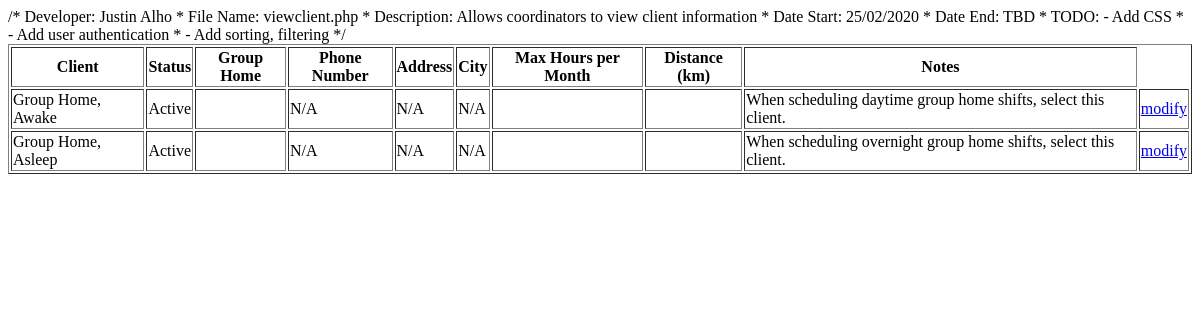
/webPages/php/testPages/viewclient.php, run on an earlier commit of the app's database.
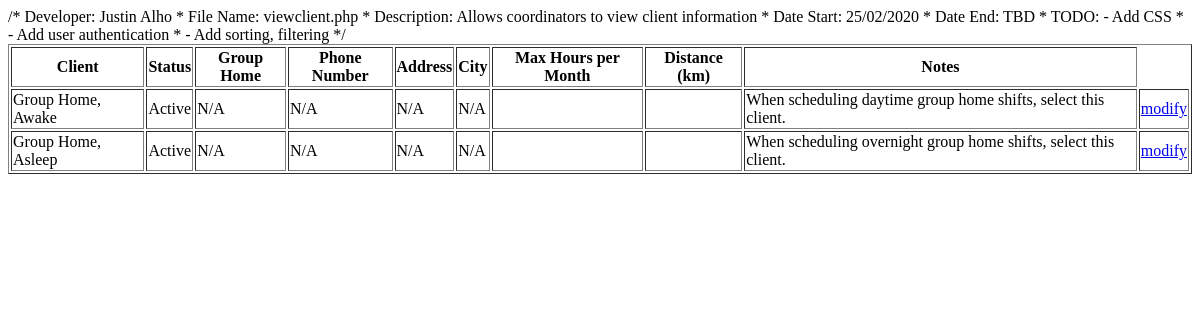
And on a later commit of the database.
### tables this page shows
CREATE TABLE CLIENT
(
	CLIENT_ID int NOT NULL AUTO_INCREMENT,
	GH_ID int NOT NULL,
	CLIENT_STATUS char(1) NOT NULL DEFAULT 'A',
	CLIENT_FNAME varchar(20) NOT NULL,
	CLIENT_LNAME varchar(20) NOT NULL,
	CLIENT_PHONE varchar(15),
	CLIENT_ADDRESS varchar(50),
	CLIENT_CITY varchar(20),
	CLIENT_MAX_HOURS int(3),
	CLIENT_KM int(3),
	CLIENT_NOTES text,
	PRIMARY KEY (CLIENT_ID),
	FOREIGN KEY (GH_ID) REFERENCES GROUP_HOME(GH_ID),
	FOREIGN KEY (CLIENT_STATUS) REFERENCES C_S_STATUS(C_S_STATUS_CODE)
);

CREATE TABLE C_S_STATUS
(
	C_S_STATUS_CODE char(1) NOT NULL,
	C_S_STATUS_NAME varchar(15) NOT NULL,
	PRIMARY KEY (C_S_STATUS_CODE)
);

CREATE TABLE GROUP_HOME
(
	GH_ID int NOT NULL AUTO_INCREMENT,
	STAFF_ID int,
	GH_STATUS char(1) NOT NULL DEFAULT 'A',
	GH_NAME varchar(20) NOT NULL,
	GH_PHONE varchar(15),
	GH_ADDRESS varchar(50),
	GH_CITY varchar(20),
	PRIMARY KEY (GH_ID),
	FOREIGN KEY (STAFF_ID) REFERENCES STAFF(STAFF_ID),
	FOREIGN KEY (GH_STATUS) REFERENCES C_S_STATUS(C_S_STATUS_CODE)
);

### webPages/php/testPages/viewclient.php (the view, shortened to what this page needs)
<html>
    <head>
    </head>
    <body>
        <?php
			$username = 'Coordinator';
			$password = 'Password1';
			$conn = new PDO("mysql:host=localhost; dbname=edenbridgetest", $username, $password);
			$sql = $conn->prepare("SELECT CLIENT_ID, C_S_STATUS_NAME, GH_NAME, CLIENT_FNAME, CLIENT_LNAME, CLIENT_PHONE, CLIENT_ADDRESS, CLIENT_CITY, CLIENT_MAX_HOURS, CLIENT_KM, CLIENT_NOTES
			FROM CLIENT
			LEFT JOIN C_S_STATUS
			ON CLIENT.CLIENT_STATUS = C_S_STATUS.C_S_STATUS_CODE
			LEFT JOIN GROUP_HOME
			ON CLIENT.GH_ID = GROUP_HOME.GH_ID
			ORDER BY CLIENT_LNAME");
			$sql->execute();
			$row = $sql->fetchAll();
			echo
			"<table border='1'>
				<tr>
					<th>Client</th>
					<th>Status</th>
					<th>Group Home</th>
					<th>Phone Number</th>
					<th>Address</th>
					<th>City</th>
					<th>Max Hours per Month</th>
					<th>Distance (km)</th>
					<th>Notes</th>
				</tr>
			";
			foreach ($row as $data)
			{
				echo "<tr>";
				echo "<td>{$data['CLIENT_LNAME']}, {$data['CLIENT_FNAME']}</td>";
				echo "<td>{$data['C_S_STATUS_NAME']}</td>";
				echo "<td>{$data['GH_NAME']}</td>";
				echo "<td>{$data['CLIENT_PHONE']}</td>";
				echo "<td>{$data['CLIENT_ADDRESS']}</td>";
				echo "<td>{$data['CLIENT_CITY']}</td>";
				echo "<td>{$data['CLIENT_MAX_HOURS']}</td>";
				echo "<td>{$data['CLIENT_KM']}</td>";
				echo "<td>{$data['CLIENT_NOTES']}</td>";
				echo "<td><a href='modclient.php?id={$data['CLIENT_ID']}'>modify</a></td>";
				echo "</tr>";
			}
			echo "</table><br />\n";
		?>
	</body>
</html>

What changed in the data, as far as the page shows it:
changed client "Awake": GH_ID.GH_NAME (not shown) → "N/A"
changed client "Asleep": GH_ID.GH_NAME (not shown) → "N/A"
